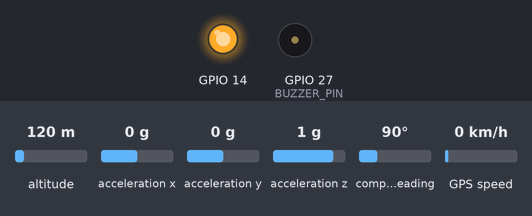
This sketch was run on a simulated ESP32. On the bench: output pins drawn as LEDs (lit = HIGH), buzzer (waves = sounding, pin HIGH). Wiring (inferred from the names in the program): MPU-6050 motion sensor at I2C address 0x68. The test bench sets the inputs (shaded band); at power-on: altitude 120 m, acceleration x 0 g, acceleration y 0 g, acceleration z 1 g, compass heading 90°, GPS speed 0 km/h. The GPS gets a fix after 3 s at 37.7749, -122.4194 with 8 satellites; no radio packets arrive unless stated; what the sketch prints to the serial monitor is not drawn.

Above: at 0.1 s.
Timing chart, 0 to 1.6 s (numbered marks = the images above):
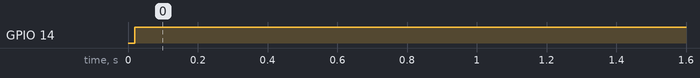

Measured:
- by itself, GPIO 14: LOW → HIGH at 0.02 s

The sketch:

ESP32.ino
```cpp
#include <TinyGPS++.h>
#include <HardwareSerial.h>
#include <SPI.h>
#include <nRF24L01.h>
#include <RF24.h>
#include <Wire.h>
#include <math.h>
// ========== GPS 设置 ==========
TinyGPSPlus gps;
HardwareSerial GPS(2);
#define GPS_RX 16
#define GPS_TX 17
#define BUZZER_PIN 27
// ========== 无线通信设置 ==========
RF24 radio(2, 5);  // CE, CSN
const byte address[6] = "00001";

// ========== MPU6050 设置 ==========
const int MPU_ADDR = 0x68;
int16_t ax_raw, ay_raw, az_raw;
const float ACCEL_SCALE = 4096.0;

// ========== 数据结构 ==========
struct Packet {
  float lat;
  float lng;
  float ax;
  float ay;
  float az;
  bool alarm;  // 碰撞警报
};

// ========== 碰撞检测阈值 ==========
const float ACC_THRESHOLD = 2.5;  // g-force，大于此值视为碰撞

// ========== 滑动平均处理 ==========
#define FILTER_SIZE 5
float axBuf[FILTER_SIZE] = {0}, ayBuf[FILTER_SIZE] = {0}, azBuf[FILTER_SIZE] = {0};
int filterIndex = 0;

// ========== 初始化 ==========
void setup() {
  Serial.begin(115200);

  // GPS
  GPS.begin(9600, SERIAL_8N1, GPS_RX, GPS_TX);
  pinMode(14,OUTPUT);
  pinMode(BUZZER_PIN,OUTPUT);
  // MPU6050
  Wire.begin();
  Wire.beginTransmission(MPU_ADDR);
  Wire.write(0x6B);  // 关闭睡眠模式
  Wire.write(0x00);
  Wire.endTransmission();
  Wire.beginTransmission(MPU_ADDR);
  Wire.write(0x1C);  // 设置加速度量程 ±2g
  Wire.write(0x10);
  Wire.endTransmission();

  // nRF24L01
  if (!radio.begin()) {
    Serial.println("nRF24L01 初始化失败！");
    while (1);
  }
  radio.openWritingPipe(address);
  radio.setPALevel(RF24_PA_LOW);
  radio.setChannel(100);
  radio.stopListening();
  Serial.println("ESP32 系统初始化完成");
}

// ========== 主循环 ==========
void loop() {
  float ax = 0, ay = 0, az = 0;
  readAccelerometer(ax, ay, az);
  float accMag = sqrt(ax * ax + ay * ay + az * az);
  bool alarm = accMag > ACC_THRESHOLD;

  float lat = 0.0, lng = 0.0;
  readGPS(lat, lng);

  Packet pkt = {lat, lng, ax, ay, az, alarm};
  sendData(pkt);

  Serial.print("发送数据 -> ");
  Serial.print("lat: "); Serial.print(lat, 6);
  Serial.print(", lng: "); Serial.print(lng, 6);
  Serial.print("总加速度: ");Serial.print(sqrt(ax*ax+ay*ay+az*az),2);
  if(sqrt(ax*ax+ay*ay+az*az)>6)
  {
    while(1)
    {
      tone(BUZZER_PIN,1000);
      delay(100);
    }
  }
  Serial.print(", ALARM: "); Serial.println(alarm ? "YES" : "NO");
  digitalWrite(14,HIGH);
  delay(20);  // 调整发送频率
}

// ========== GPS 读取 ==========
void readGPS(float &lat, float &lng) {
  while (GPS.available()) {
    char c = GPS.read();
    gps.encode(c);
  }
  if (gps.location.isUpdated()) {
    lat = gps.location.lat();
    lng = gps.location.lng();
  }
}

// ========== MPU6050 读取并滤波 ==========
void readAccelerometer(float &ax, float &ay, float &az) {
  Wire.beginTransmission(MPU_ADDR);
  Wire.write(0x3B);
  Wire.endTransmission(false);
  Wire.requestFrom(MPU_ADDR, 6, true);

  ax_raw = Wire.read() << 8 | Wire.read();
  ay_raw = Wire.read() << 8 | Wire.read();
  az_raw = Wire.read() << 8 | Wire.read();

  float rawAx = ax_raw / ACCEL_SCALE;
  float rawAy = ay_raw / ACCEL_SCALE;
  float rawAz = az_raw / ACCEL_SCALE;

  axBuf[filterIndex] = rawAx;
  ayBuf[filterIndex] = rawAy;
  azBuf[filterIndex] = rawAz;

  filterIndex = (filterIndex + 1) % FILTER_SIZE;

  ax = ay = az = 0;
  for (int i = 0; i < FILTER_SIZE; i++) {
    ax += axBuf[i];
    ay += ayBuf[i];
    az += azBuf[i];
  }
  ax /= FILTER_SIZE;
  ay /= FILTER_SIZE;
  az /= FILTER_SIZE;
}

// ========== 无线发送 ==========
void sendData(Packet &pkt) {
  radio.write(&pkt, sizeof(pkt));
}
```
